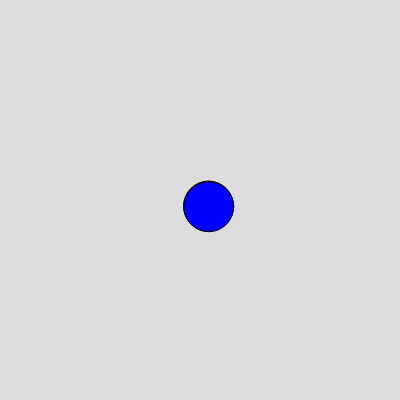
Frame 1 (no input)
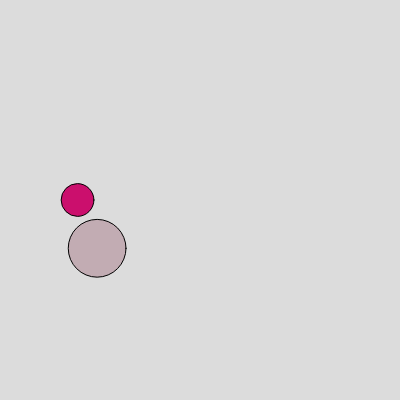
Frame 60 (no input)
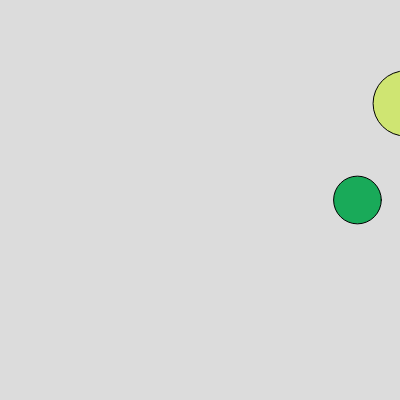
Frame 120 (the mouse pressed at the canvas centre since frame 60)

The p5.js sketch that drew these frames (run headless with seeded random() and noise() and a simulated clock; from frame 60 on, the mouse is pressed at the canvas centre):

// p5.js sketch
// ── sketch.js
function setup() {
  createCanvas(400, 400);
//speeds of the balls
  xspeed1 = random(5, 10);
  yspeed1 = random(5, 10);
  xspeed2 = random(5, 10);
  yspeed2 = random(5, 10);
}
//location, definitions, sizing of first circle
let x1 = 200; 
let y1 = 200;
let xspeed1;
let yspeed1;
let r1 = 255;
let g1 = 0;
let b1 = 0;
let diameter1 = 50;
//location, definitions, sizing of second circle
let x2 = 200; 
let y2 = 200;
let xspeed2;
let yspeed2;
let r2 = 0;
let g2 = 0;
let b2 = 255;
let diameter2 = 50;

function draw() {
  background(220);

  //first circle
  if (x1 < 0 || x1 > width) {
    xspeed1 = xspeed1 * -1;
    //change color on bounce
    r1 = random(255);
    g1 = random(255);
    b1 = random(255);
    diameter1 = random(30,70)
  }
  
  if (y1 < 0 || y1 > height) {
    yspeed1 = yspeed1 * -1;
    //change color on bounce
    r1 = random(255);
    g1 = random(255);
    b1 = random(255);
    diameter2 = random(30,70)
  }

  x1 = x1 + xspeed1;
  y1 = y1 + yspeed1;

  fill(r1, g1, b1);
  circle(x1, y1, diameter1);

  //second circle
  if (x2 < 0 || x2 > width) {
    xspeed2 = xspeed2 * -1;
    //change color on bounce
    r2 = random(255);
    g2 = random(255);
    b2 = random(255);
  }
  
  if (y2 < 0 || y2 > height) {
    yspeed2 = yspeed2 * -1;
    //change color on bounce
    r2 = random(255);
    g2 = random(255);
    b2 = random(255);
  }

  x2 = x2 + xspeed2;
  y2 = y2 + yspeed2;

  fill(r2, g2, b2);
  circle(x2, y2, diameter2);
}
